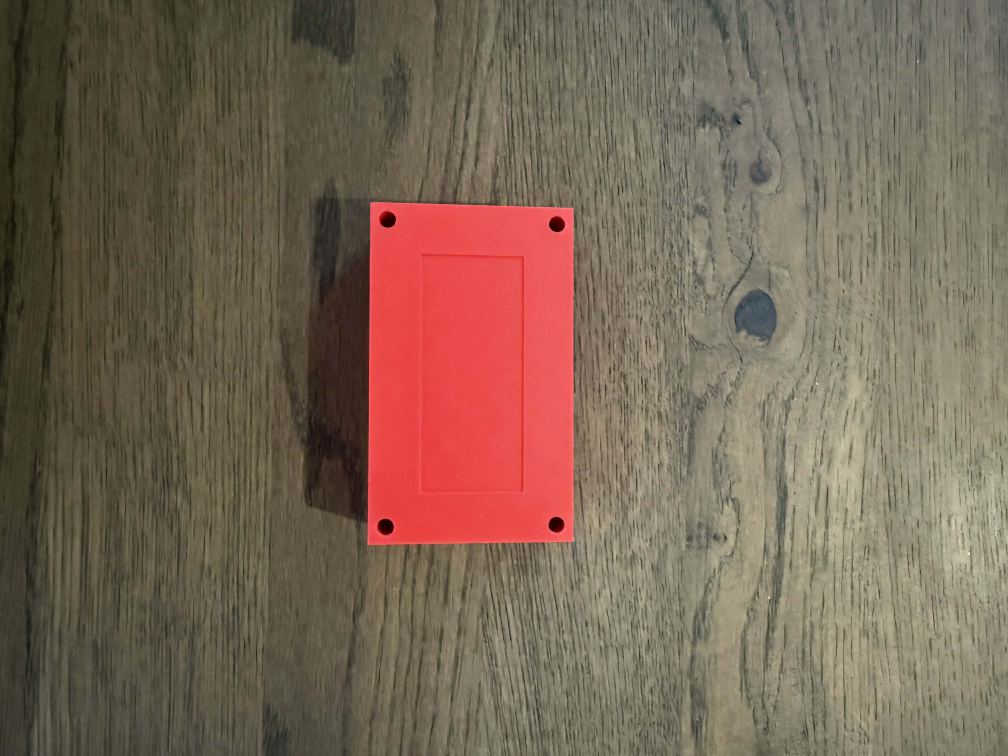
#> input picture 03_data/Sample_images/Sample2.jpg, 4032 x 3024 px (shown at 1/4 size)
$ python image_tools_test.py
#> lines starting #> are read from the running program, lines starting #| are printed output that depends on the picture; after the words box and inside, x2 and y2 are one past the last pixel; in counts of white or black regions, pixels touching at a corner belong together
### 05_tests/Vision_tests/rescale_size_drawing.py
from pathlib import Path
import numpy as np
import cv2 as cv

# Variables to locate "Sample_images" folder
SCRIPT_DIR = Path(__file__).resolve().parent
PROJECT_ROOT = SCRIPT_DIR.parents[1]
PICTURE_FOLDER = PROJECT_ROOT / "03_data" / "Sample_images"


def load_image(filename: str) -> np.ndarray:
    """Loads an image from the PICTURE_FOLDER directory.

    Args:
        filename (str): Name of the image file to load ("Sample1.jpg").

    Returns:
        NumPy: The loaded image in BGR format.

    Raises:
        AssertionError: if the image file cannot be found or loaded.
    """
#> called with filename = 'Sample2.jpg'
    path = PICTURE_FOLDER / filename
    img = cv.imread(str(path))
#> img is the input picture: shape (3024, 4032, 3); mean B, G, R 85.5, 102, 121.5
    assert img is not None, f"Could not read image: {path}"
    return img


def rescalePicture(frame: np.ndarray, scale: float = 0.4) -> np.ndarray:
    """Rescales the image based on the scale factor.

    Args:
        frame (np.ndarray): Input image loaded by OpenCV.
        scale (float, optional):
            Values <1 shrink the image, values >1 enlarge it.
            Defaults to 0.4.

    Returns:
        NumPy: The resized image.
    """
#> called with scale = 0.2
    width = int(frame.shape[1] * scale)
#> width = 806
    height = int(frame.shape[0] * scale)
#> height = 604
    return cv.resize(frame, (width, height), interpolation=cv.INTER_AREA)
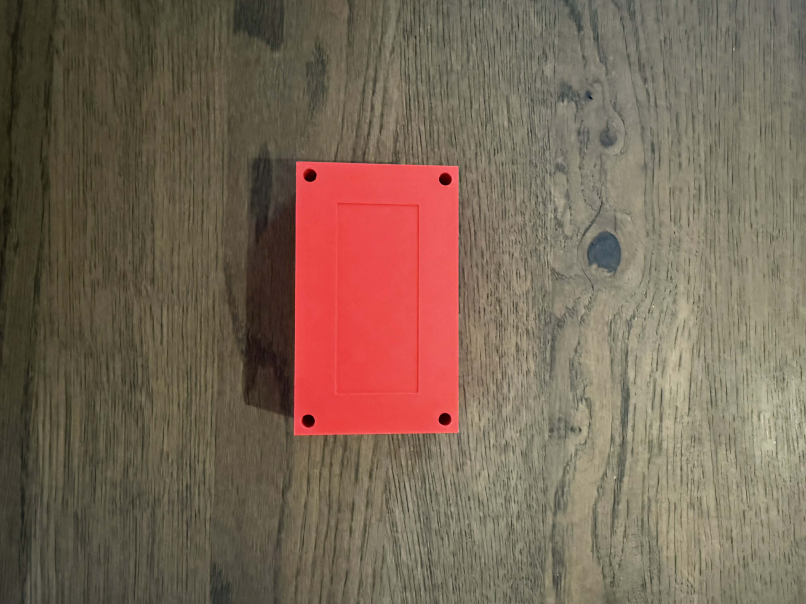
#> returned value: shape (604, 806, 3); mean of channels 0, 1, 2 85.5, 102, 121.5; drawn as B, G, R


# -------------------------------
# DRAWING FUNCTION
# -------------------------------
drawing = False
mode = True
ix, iy = -1, -1
original = None
overlay = None


# [61 lines left out: functions draw_rectangle, main, not called in this run]

# [2 lines that do not run on import are left out]

### 05_tests/Vision_tests/image_tools_test.py
import cv2 as cv
from rescale_size_drawing import load_image
from rescale_size_drawing import rescalePicture


sample2 = load_image("Sample2.jpg")
resized_picture = rescalePicture(sample2, scale=0.2)

cv.imshow("Sample2", resized_picture)

# Converting to grayscale
gray = cv.cvtColor(resized_picture, cv.COLOR_BGR2GRAY)
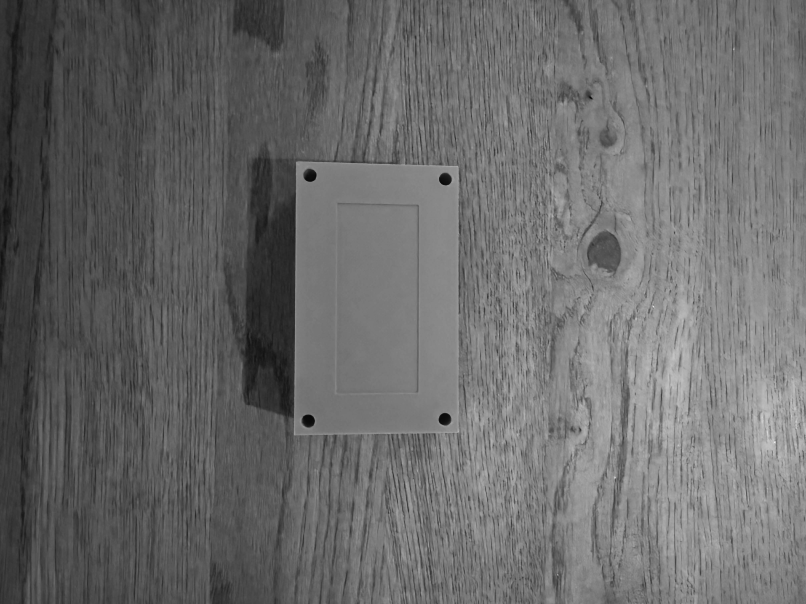
#> gray: shape (604, 806); min 5, max 236, mean 106
cv.imshow("gray", gray)

# Blur
blur = cv.GaussianBlur(resized_picture, (7,7), cv.BORDER_DEFAULT)
cv.imshow("blur", blur)

# Edge Cascade
canny = cv.Canny(blur, 125, 175)
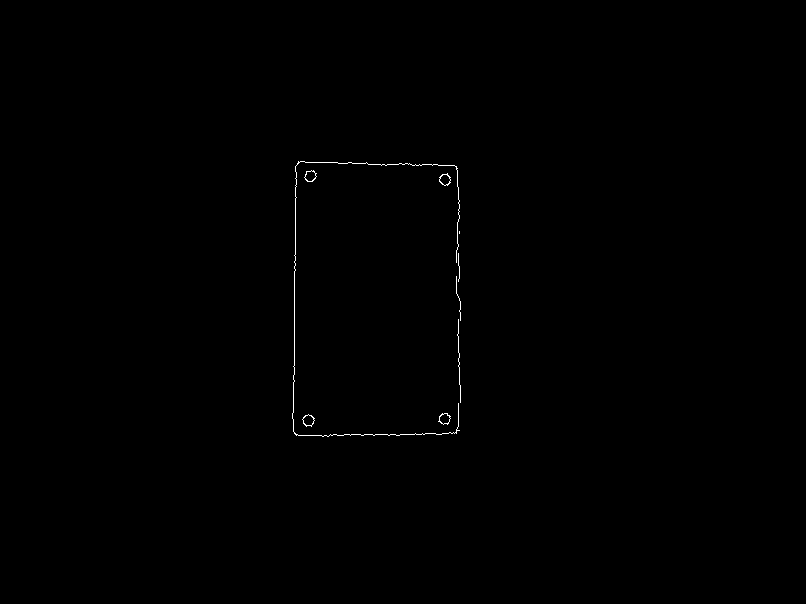
#> canny: shape (604, 806); 0.22% white in thin lines or dots, all inside (x1, y1, x2, y2) = (292, 161, 461, 437)
cv.imshow("canny", canny)

# Dilating images
dilated = cv.dilate(canny, (7,7), iterations=2)
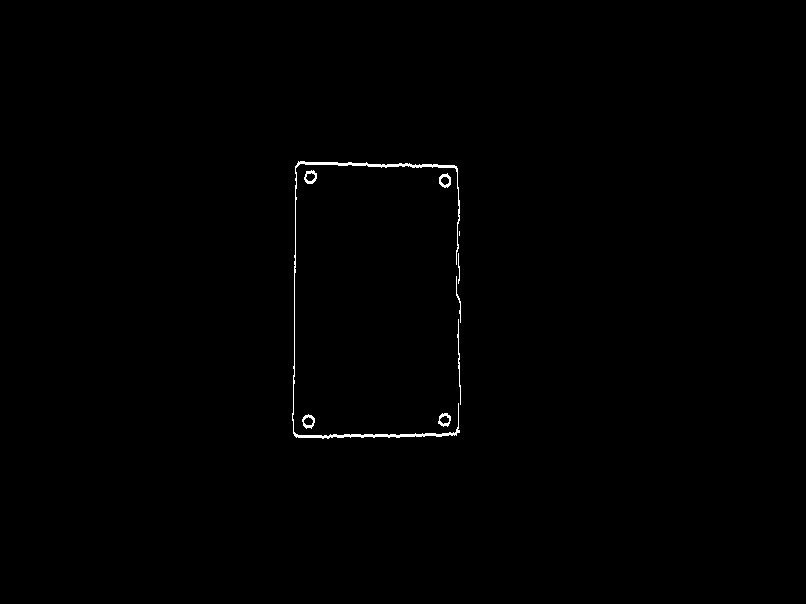
#> dilated: shape (604, 806); 0.41% white in thin lines or dots, all inside (x1, y1, x2, y2) = (292, 161, 461, 439)
cv.imshow("dilated", dilated)

# Eroding
eroded = cv.erode(dilated, (7,7), iterations=2)
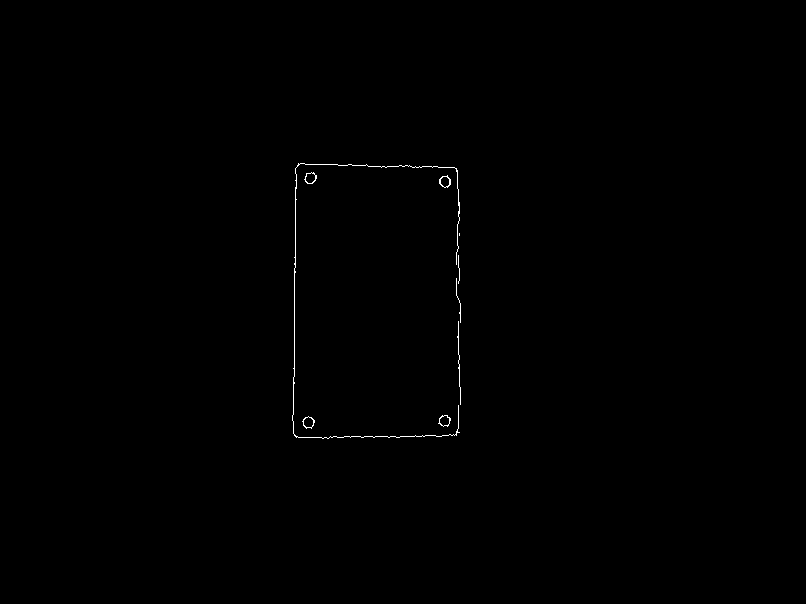
#> eroded: shape (604, 806); 0.23% white in thin lines or dots, all inside (x1, y1, x2, y2) = (292, 163, 461, 439)
cv.imshow("eroded", eroded)

# Resize
resized = cv.resize(resized_picture,(1024, 1080), interpolation=cv.INTER_AREA)
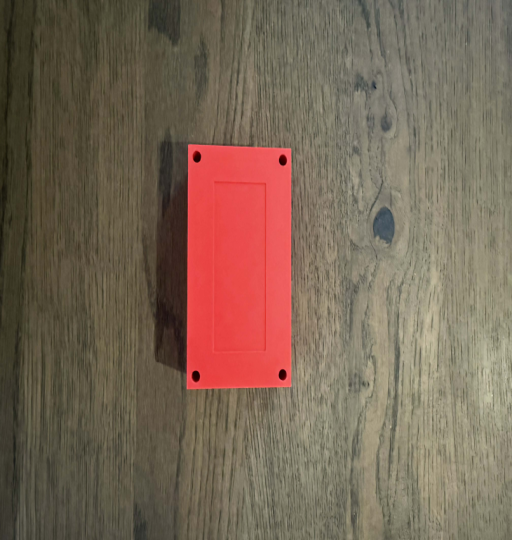
#> resized: shape (1080, 1024, 3) (shown at 1/2 size); mean B, G, R 85.4, 101.9, 121.5
cv.imshow("resized", resized)

# Cropping
cropped = canny[150:450, 250:500]
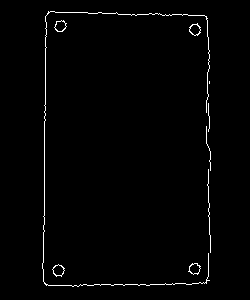
#> cropped: shape (300, 250); 1.4% white in thin lines or dots, all inside (x1, y1, x2, y2) = (42, 11, 211, 287)
cv.imshow("cropped", cropped)

cv.waitKey(0)

$ run again, with 03_data/Sample_images/frame_1764083658636.png saved as 03_data/Sample_images/Sample2.jpg
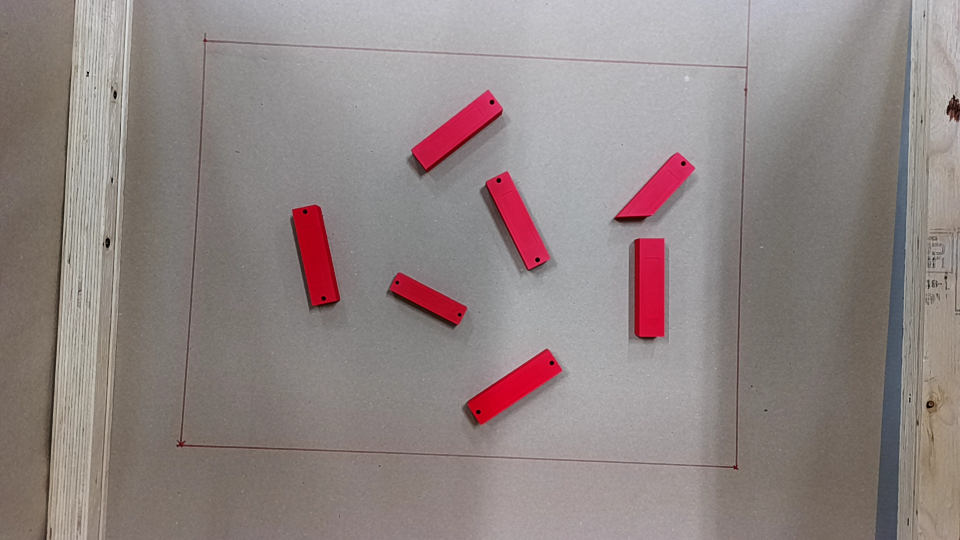
#> input picture 03_data/Sample_images/frame_1764083658636.png, 1920 x 1080 px (shown at 1/2 size)
#> in load_image, img is the input picture: shape (1080, 1920, 3); mean B, G, R 131.6, 132.9, 144.4
#> `canny = cv.Canny(blur, 125, 175)`:
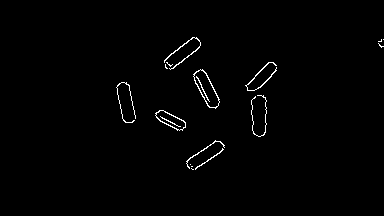
#> canny: shape (216, 384); 1.1% white in thin lines or dots, all inside (x1, y1, x2, y2) = (116, 37, 384, 170)
#> dilated: shape (216, 384); 2.1% white in thin lines or dots, all inside (x1, y1, x2, y2) = (116, 37, 384, 172)
#> eroded: shape (216, 384); 1.1% white in thin lines or dots, all inside (x1, y1, x2, y2) = (116, 39, 384, 172)
#> `resized = cv.resize(resized_picture,(1024, 1080), interpolation=cv.INT..`:
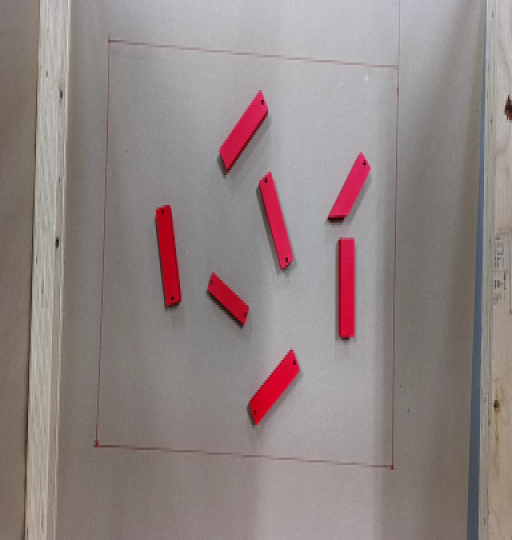
#> resized: shape (1080, 1024, 3) (shown at 1/2 size); mean B, G, R 131.6, 132.9, 144.4
#> cropped: shape (66, 134); every value is 0

$ run again, with 03_data/Sample_images/frame_1764083678980.png saved as 03_data/Sample_images/Sample2.jpg
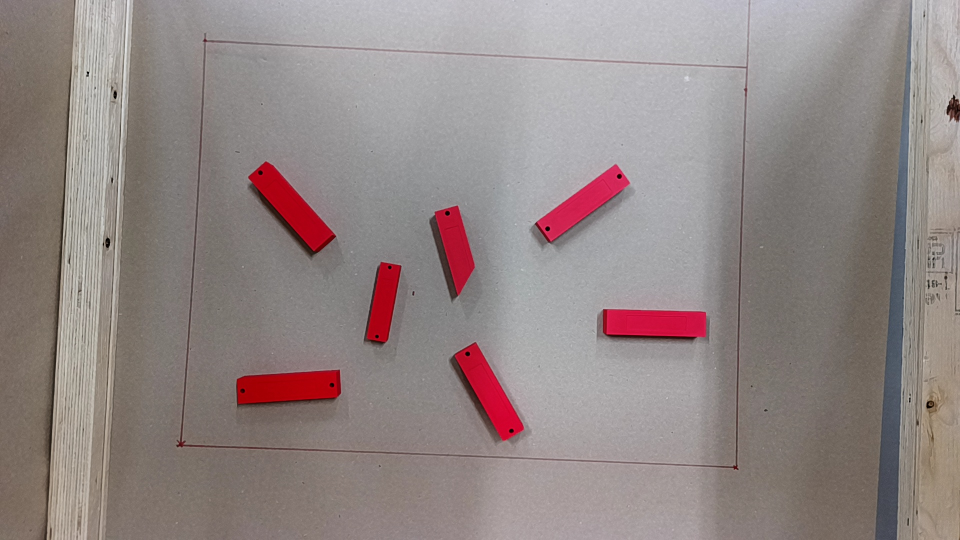
#> input picture 03_data/Sample_images/frame_1764083678980.png, 1920 x 1080 px (shown at 1/2 size)
#> in load_image, img is the input picture: shape (1080, 1920, 3); mean B, G, R 133.2, 134.6, 146.3
#> canny: shape (216, 384); 0.96% white in thin lines or dots, all inside (x1, y1, x2, y2) = (94, 39, 384, 176)
#> dilated: shape (216, 384); 2.1% white in thin lines or dots, all inside (x1, y1, x2, y2) = (94, 39, 384, 178)
#> eroded: shape (216, 384); 1% white in thin lines or dots, all inside (x1, y1, x2, y2) = (94, 41, 384, 178)
#> `resized = cv.resize(resized_picture,(1024, 1080), interpolation=cv.INT..`:
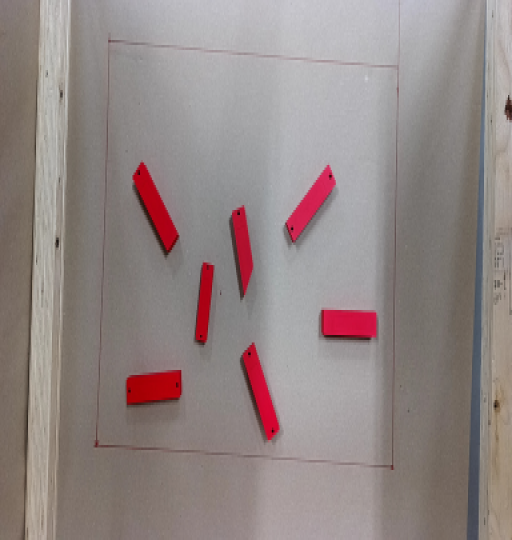
#> resized: shape (1080, 1024, 3) (shown at 1/2 size); mean B, G, R 133.2, 134.6, 146.3
#> cropped: shape (66, 134); every value is 0
